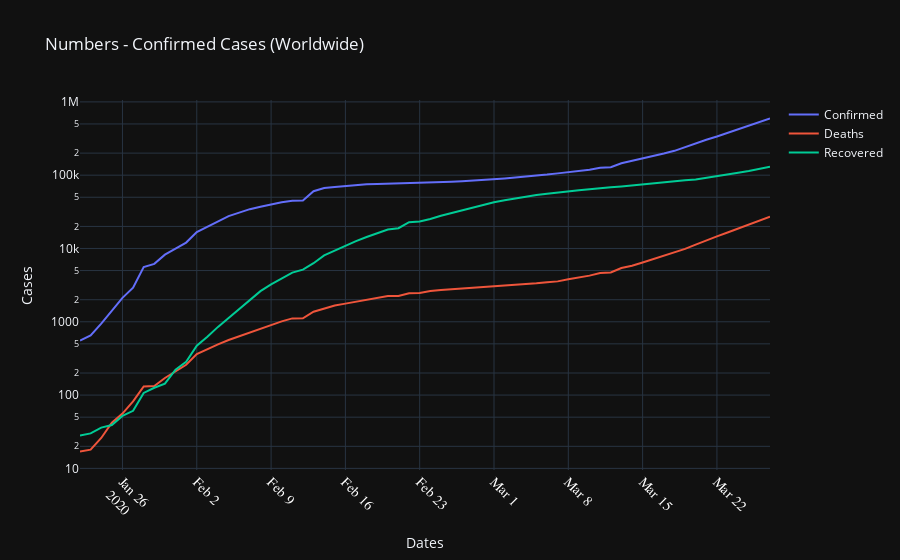

The notebook cell this image was saved under:
### Code cell
fig = go.Figure()

fig.add_trace(go.Scatter( x=date_data['ObservationDate'], 
                  y=date_data['Confirmed'],
                  name = 'Confirmed'))

fig.add_trace(go.Scatter( x=date_data['ObservationDate'], 
                  y=date_data['Deaths'],
                  name = 'Deaths'))

fig.add_trace(go.Scatter( x=date_data['ObservationDate'], 
                  y=date_data['Recovered'],
                  name = 'Recovered'))


fig.update_layout(title='Numbers - Confirmed Cases (Worldwide)',
                  xaxis_title="Dates",
                  yaxis_title="Cases",
                  yaxis_type = "log"
                 )
fig.update_xaxes(tickangle=45, tickfont=dict(family='Rockwell', color='white', size=14))

fig.show()
